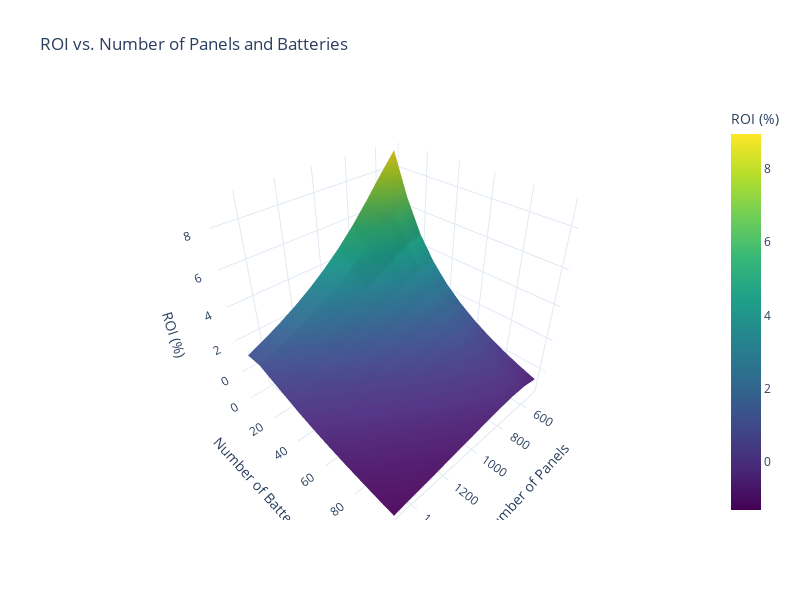

The code cell stored with this chart in its notebook:
### Code cell
import plotly.graph_objects as go
import numpy as np

# Financial Parameters
panel_cost = 1220  # € per panel
battery_cost = 13000  # € per battery
energy_sold_price = 0.1208  # €/kWh
energy_purchased_price = 0.2713  # €/kWh
om_cost_panels_rate = 0.07  # 7%
om_cost_batteries_rate = 0.05  # 5%

# System Parameters
battery_capacity_per_unit = 57  # kWh per battery
converter_efficiency = 0.9  # 90% efficiency
initial_soc = 50  # 50% initial battery SOC

# Energy Demand
total_energy_demand = merged_data['Consumption_kWh'].sum()

# Define range of number of panels and batteries to analyze
panel_range = np.arange(500, 1501, 100)  # From 500 to 1500 panels in steps of 100
battery_range = np.arange(0, 101, 10)  # From 0 to 100 batteries in steps of 10

# Create a meshgrid for panels and batteries
panel_grid, battery_grid = np.meshgrid(panel_range, battery_range)
roi_grid = np.zeros_like(panel_grid, dtype=float)

# Loop through each combination of panels and batteries
for i in range(panel_grid.shape[0]):
    for j in range(panel_grid.shape[1]):
        num_panels = panel_grid[i, j]
        num_batteries = battery_grid[i, j]
        
        # Calculate annual PV production
        annual_pv_production = merged_data['PV_Production_kWh'].sum() * num_panels 
        
        # Initialize annual metrics
        annual_energy_supplied_pv_to_demand = 0
        annual_energy_discharged = 0
        annual_excess_energy = 0
        annual_soc = initial_soc  # Reset SOC for the year
        
        battery_capacity = battery_capacity_per_unit * num_batteries
        
        for timestamp, row in merged_data.iterrows():
            consumption = row['Consumption_kWh']
            pv_production = row['PV_Production_kWh'] * num_panels 

            # Energy supplied to demand
            energy_supplied = min(pv_production, consumption)
            annual_energy_supplied_pv_to_demand += energy_supplied

            # Excess and deficit handling
            excess = pv_production - energy_supplied
            deficit = consumption - energy_supplied
            
            if excess > 0 and num_batteries > 0 and annual_soc < 100:
                charge = min(excess * converter_efficiency, (100 - annual_soc) / 100 * battery_capacity)
                annual_soc += (charge / battery_capacity) * 100
                remaining_excess = excess - (charge / converter_efficiency)
                annual_excess_energy += max(remaining_excess, 0)
            
            if deficit > 0 and num_batteries > 0 and annual_soc > 20:
                discharge = min(deficit, (annual_soc - 20) / 100 * battery_capacity * converter_efficiency)
                annual_energy_discharged += discharge
                annual_soc -= (discharge / battery_capacity) * 100

        # Calculate Financial Metrics
        total_initial_investment = (panel_cost * num_panels) + (battery_cost * num_batteries)
        
        om_cost_panels = panel_cost * num_panels * om_cost_panels_rate
        om_cost_batteries = battery_cost * num_batteries * om_cost_batteries_rate
        total_om_cost = om_cost_panels + om_cost_batteries
        
        total_savings = annual_energy_supplied_pv_to_demand * energy_purchased_price
        revenue_surplus = annual_excess_energy * energy_sold_price
        
        net_savings = (total_savings + revenue_surplus) - total_om_cost
        
        # Calculate ROI
        roi = (net_savings / total_initial_investment) * 100 if total_initial_investment > 0 else 0
        roi_grid[i, j] = roi

# Create a 3D Surface Plot
fig = go.Figure(data=[go.Surface(
    z=roi_grid,
    x=panel_grid,
    y=battery_grid,
    colorscale='Viridis',
    colorbar=dict(title="ROI (%)")
)])

fig.update_layout(
    title='ROI vs. Number of Panels and Batteries',
    scene=dict(
        xaxis_title='Number of Panels',
        yaxis_title='Number of Batteries',
        zaxis_title='ROI (%)'
    ),
    template='plotly_white',
    width=800,
    height=600
)

fig.show()

### Figure 1 — Plotly figure (JSON) as saved in the notebook; plotly's stock layout.template omitted (floating-point values rounded to 4 significant figures)
{"data": [{"colorbar": {"title": {"text": "ROI (%)"}}, "colorscale": [[0, "#440154"], [0.1111, "#482878"], [0.2222, "#3e4989"], [0.3333, "#31688e"], [0.4444, "#26828e"], [0.5556, "#1f9e89"], [0.6667, "#35b779"], [0.7778, "#6ece58"], [0.8889, "#b5de2b"], [1, "#fde725"]], "type": "surface", "x": [[500, 600, 700, 800, 900, 1000, 1100, 1200, 1300, 1400, 1500], [500, 600, 700, 800, 900, 1000, 1100, 1200, 1300, 1400, 1500], [500, 600, 700, 800, 900, 1000, 1100, 1200, 1300, 1400, 1500], [500, 600, 700, 800, 900, 1000, 1100, 1200, 1300, 1400, 1500], [500, 600, 700, 800, 900, 1000, 1100, 1200, 1300, 1400, 1500], [500, 600, 700, 800, 900, 1000, 1100, 1200, 1300, 1400, 1500], [500, 600, 700, 800, 900, 1000, 1100, 1200, 1300, 1400, 1500], [500, 600, 700, 800, 900, 1000, 1100, 1200, 1300, 1400, 1500], [500, 600, 700, 800, 900, 1000, 1100, 1200, 1300, 1400, 1500], [500, 600, 700, 800, 900, 1000, 1100, 1200, 1300, 1400, 1500], [500, 600, 700, 800, 900, 1000, 1100, 1200, 1300, 1400, 1500]], "y": [[0, 0, 0, 0, 0, 0, 0, 0, 0, 0, 0], [10, 10, 10, 10, 10, 10, 10, 10, 10, 10, 10], [20, 20, 20, 20, 20, 20, 20, 20, 20, 20, 20], [30, 30, 30, 30, 30, 30, 30, 30, 30, 30, 30], [40, 40, 40, 40, 40, 40, 40, 40, 40, 40, 40], [50, 50, 50, 50, 50, 50, 50, 50, 50, 50, 50], [60, 60, 60, 60, 60, 60, 60, 60, 60, 60, 60], [70, 70, 70, 70, 70, 70, 70, 70, 70, 70, 70], [80, 80, 80, 80, 80, 80, 80, 80, 80, 80, 80], [90, 90, 90, 90, 90, 90, 90, 90, 90, 90, 90], [100, 100, 100, 100, 100, 100, 100, 100, 100, 100, 100]], "z": [[8.954, 7.881, 6.756, 5.689, 4.746, 3.921, 3.198, 2.564, 2.006, 1.505, 1.057], [6.613, 6.105, 5.409, 4.674, 4.006, 3.388, 2.832, 2.304, 1.854, 1.426, 1.048], [4.812, 4.569, 4.129, 3.59, 3.07, 2.616, 2.145, 1.747, 1.362, 1.017, 0.6861], [3.512, 3.422, 3.109, 2.712, 2.289, 1.925, 1.548, 1.204, 0.908, 0.5932, 0.3411], [2.532, 2.533, 2.32, 2.014, 1.675, 1.349, 1.037, 0.757, 0.4866, 0.2475, -0.00418], [1.755, 1.823, 1.679, 1.433, 1.156, 0.8866, 0.6128, 0.3673, 0.1358, -0.06318, -0.2939], [1.123, 1.236, 1.146, 0.9499, 0.7182, 0.4971, 0.2571, 0.03765, -0.1615, -0.3364, -0.5468], [0.5998, 0.7425, 0.692, 0.5352, 0.3422, 0.1492, -0.05702, -0.2475, -0.4243, -0.5801, -0.7722], [0.1586, 0.3212, 0.3006, 0.179, 0.01461, -0.1566, -0.3284, -0.4988, -0.6605, -0.7978, -0.9678], [-0.2182, -0.04249, -0.03988, -0.1358, -0.278, -0.428, -0.5763, -0.721, -0.8699, -0.9925, -1.147], [-0.5436, -0.3597, -0.3392, -0.416, -0.5323, -0.6662, -0.8003, -0.9251, -1.058, -1.171, -1.305]]}], "layout": {"height": 600, "scene": {"xaxis": {"title": {"text": "Number of Panels"}}, "yaxis": {"title": {"text": "Number of Batteries"}}, "zaxis": {"title": {"text": "ROI (%)"}}}, "title": {"text": "ROI vs. Number of Panels and Batteries"}, "width": 800}}
